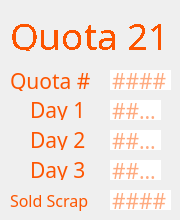
     <widget class="QWidget" name="page_21">
      <widget class="QLabel" name="label_128">
       <property name="geometry">
        <rect>
         <x>10</x>
         <y>190</y>
         <width>91</width>
         <height>21</height>
        </rect>
       </property>
       <property name="font">
        <font>
         <family>IBM 3270</family>
         <pointsize>12</pointsize>
        </font>
       </property>
       <property name="styleSheet">
        <string notr="true">color: rgb(253, 85, 0);
border: none;</string>
       </property>
       <property name="text">
        <string>Sold Scrap</string>
       </property>
      </widget>
      <widget class="QLineEdit" name="q21d3">
       <property name="geometry">
        <rect>
         <x>110</x>
         <y>160</y>
         <width>51</width>
         <height>20</height>
        </rect>
       </property>
       <property name="font">
        <font>
         <family>IBM 3270</family>
         <pointsize>16</pointsize>
        </font>
       </property>
       <property name="styleSheet">
        <string notr="true">color: rgb(253, 85, 0);
border: none;</string>
       </property>
       <property name="maxLength">
        <number>4</number>
       </property>
       <property name="placeholderText">
        <string>####</string>
       </property>
      </widget>
      <widget class="QLabel" name="label_129">
       <property name="geometry">
        <rect>
         <x>30</x>
         <y>100</y>
         <width>61</width>
         <height>20</height>
        </rect>
       </property>
       <property name="font">
        <font>
         <family>IBM 3270</family>
         <pointsize>16</pointsize>
        </font>
       </property>
       <property name="styleSheet">
        <string notr="true">color: rgb(253, 85, 0);
border: none;</string>
       </property>
       <property name="text">
        <string>Day 1</string>
       </property>
      </widget>
      <widget class="QLineEdit" name="q21sold">
       <property name="geometry">
        <rect>
         <x>110</x>
         <y>190</y>
         <width>61</width>
         <height>20</height>
        </rect>
       </property>
       <property name="font">
        <font>
         <family>IBM 3270</family>
         <pointsize>16</pointsize>
        </font>
       </property>
       <property name="styleSheet">
        <string notr="true">color: rgb(253, 85, 0);
border: none;</string>
       </property>
       <property name="maxLength">
        <number>5</number>
       </property>
       <property name="placeholderText">
        <string>####</string>
       </property>
      </widget>
      <widget class="QLineEdit" name="q21d1">
       <property name="geometry">
        <rect>
         <x>110</x>
         <y>100</y>
         <width>51</width>
         <height>20</height>
        </rect>
       </property>
       <property name="font">
        <font>
         <family>IBM 3270</family>
         <pointsize>16</pointsize>
         <weight>50</weight>
         <bold>false</bold>
        </font>
       </property>
       <property name="styleSheet">
        <string notr="true">color: rgb(253, 85, 0);
border: none;</string>
       </property>
       <property name="inputMethodHints">
        <set>Qt::ImhNone</set>
       </property>
       <property name="text">
        <string/>
       </property>
       <property name="maxLength">
        <number>4</number>
       </property>
       <property name="readOnly">
        <bool>false</bool>
       </property>
       <property name="placeholderText">
        <string>####</string>
       </property>
      </widget>
      <widget class="QLineEdit" name="q21d2">
       <property name="geometry">
        <rect>
         <x>110</x>
         <y>130</y>
         <width>51</width>
         <height>20</height>
        </rect>
       </property>
       <property name="font">
        <font>
         <family>IBM 3270</family>
         <pointsize>16</pointsize>
        </font>
       </property>
       <property name="styleSheet">
        <string notr="true">color: rgb(253, 85, 0);
border: none;</string>
       </property>
       <property name="maxLength">
        <number>4</number>
       </property>
       <property name="placeholderText">
        <string>####</string>
       </property>
      </widget>
      <widget class="QLabel" name="label_130">
       <property name="geometry">
        <rect>
         <x>10</x>
         <y>70</y>
         <width>81</width>
         <height>21</height>
        </rect>
       </property>
       <property name="font">
        <font>
         <family>IBM 3270</family>
         <pointsize>16</pointsize>
        </font>
       </property>
       <property name="styleSheet">
        <string notr="true">color: rgb(253, 85, 0);</string>
       </property>
       <property name="text">
        <string>Quota #</string>
       </property>
      </widget>
      <widget class="QLineEdit" name="q21">
       <property name="geometry">
        <rect>
         <x>110</x>
         <y>70</y>
         <width>61</width>
         <height>20</height>
        </rect>
       </property>
       <property name="font">
        <font>
         <family>IBM 3270</family>
         <pointsize>16</pointsize>
        </font>
       </property>
       <property name="styleSheet">
        <string notr="true">color: rgb(253, 85, 0);
border: none;</string>
       </property>
       <property name="text">
        <string/>
       </property>
       <property name="maxLength">
        <number>5</number>
       </property>
       <property name="readOnly">
        <bool>false</bool>
       </property>
       <property name="placeholderText">
        <string>####</string>
       </property>
      </widget>
      <widget class="QLabel" name="label_131">
       <property name="geometry">
        <rect>
         <x>30</x>
         <y>130</y>
         <width>61</width>
         <height>20</height>
        </rect>
       </property>
       <property name="font">
        <font>
         <family>IBM 3270</family>
         <pointsize>16</pointsize>
        </font>
       </property>
       <property name="styleSheet">
        <string notr="true">color: rgb(253, 85, 0);
border: none;</string>
       </property>
       <property name="text">
        <string>Day 2</string>
       </property>
      </widget>
      <widget class="QLabel" name="label_132">
       <property name="geometry">
        <rect>
         <x>30</x>
         <y>160</y>
         <width>61</width>
         <height>20</height>
        </rect>
       </property>
       <property name="font">
        <font>
         <family>IBM 3270</family>
         <pointsize>16</pointsize>
        </font>
       </property>
       <property name="styleSheet">
        <string notr="true">color: rgb(253, 85, 0);
border: none;</string>
       </property>
       <property name="text">
        <string>Day 3</string>
       </property>
      </widget>
      <widget class="QLabel" name="label_133">
       <property name="geometry">
        <rect>
         <x>10</x>
         <y>10</y>
         <width>161</width>
         <height>41</height>
        </rect>
       </property>
       <property name="sizePolicy">
        <sizepolicy hsizetype="Fixed" vsizetype="Fixed">
         <horstretch>0</horstretch>
         <verstretch>0</verstretch>
        </sizepolicy>
       </property>
       <property name="font">
        <font>
         <family>IBM 3270</family>
         <pointsize>24</pointsize>
         <weight>50</weight>
         <italic>false</italic>
         <bold>false</bold>
         <stylestrategy>NoAntialias</stylestrategy>
        </font>
       </property>
       <property name="styleSheet">
        <string notr="true">font: 24pt &quot;IBM 3270&quot;;
color: rgb(253, 85, 0);</string>
       </property>
       <property name="text">
        <string>&lt;html&gt;&lt;head/&gt;&lt;body&gt;&lt;p&gt;&lt;span style=&quot; font-size:28pt;&quot;&gt;Quota 21&lt;/span&gt;&lt;/p&gt;&lt;/body&gt;&lt;/html&gt;</string>
       </property>
      </widget>
     </widget>
